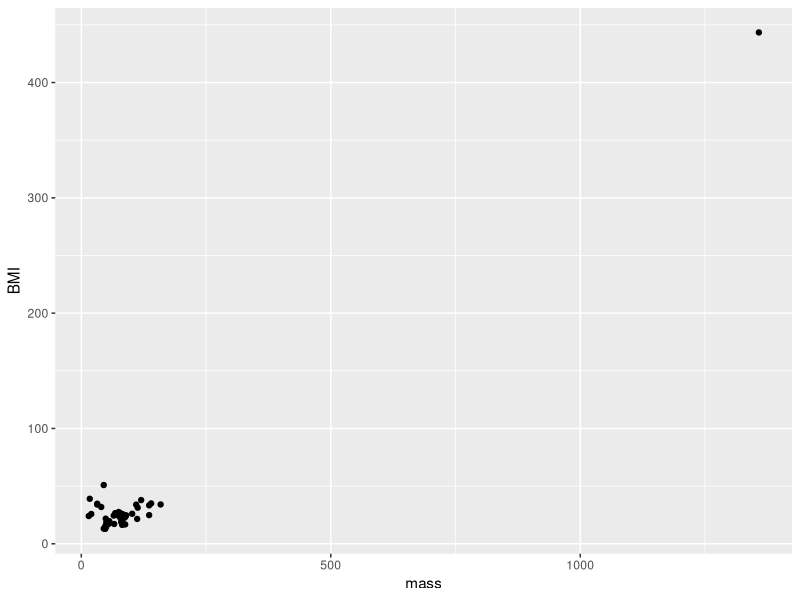
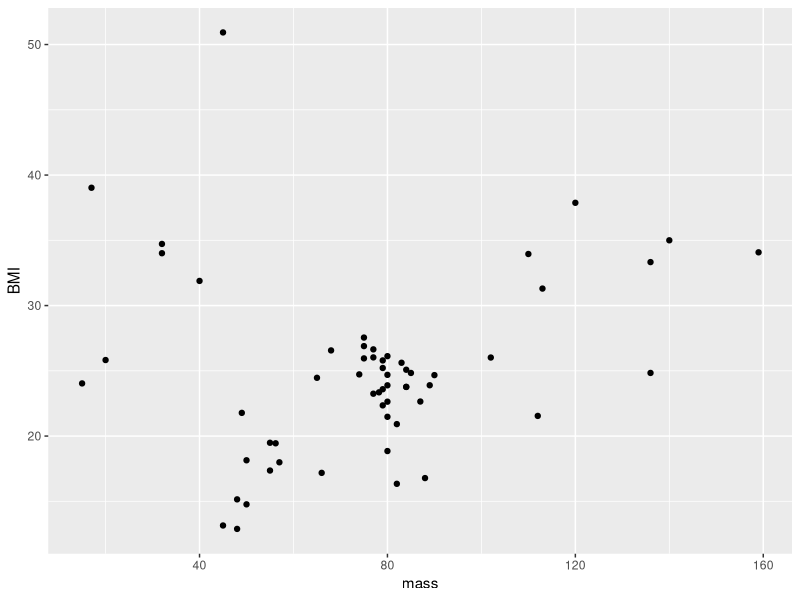
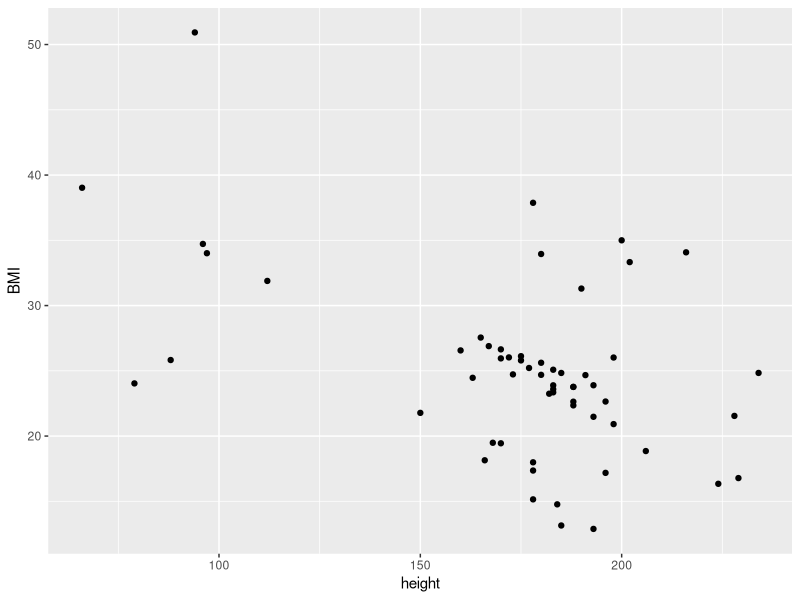
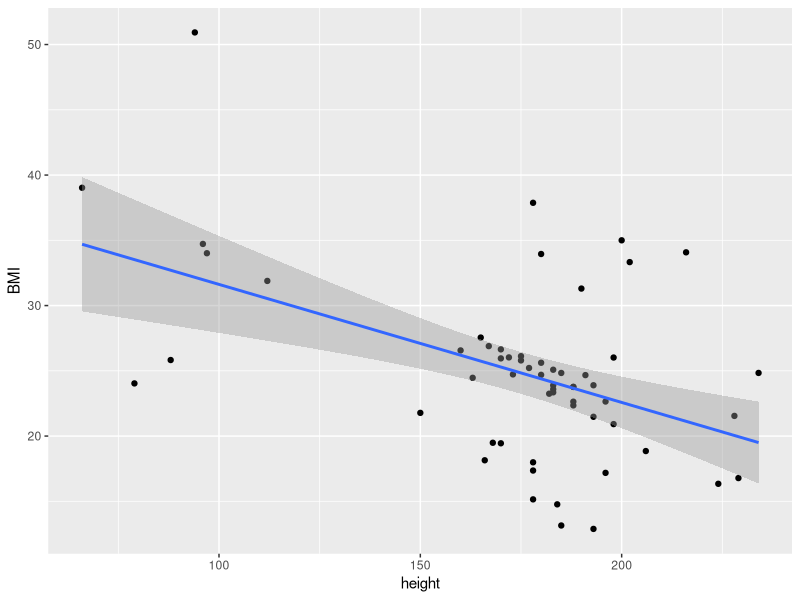
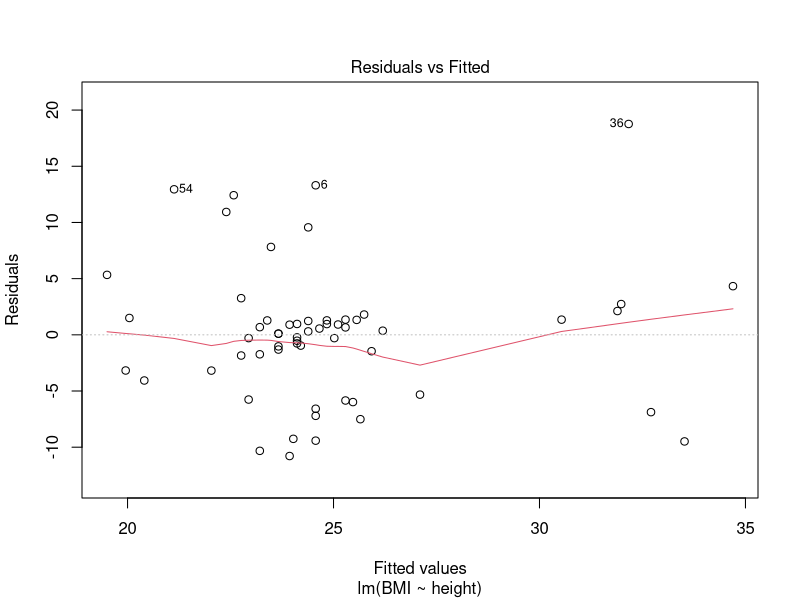
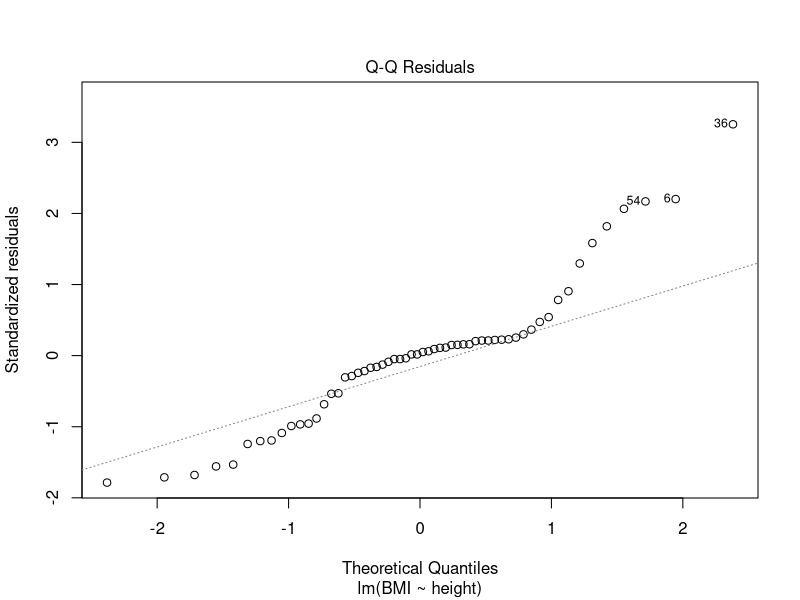
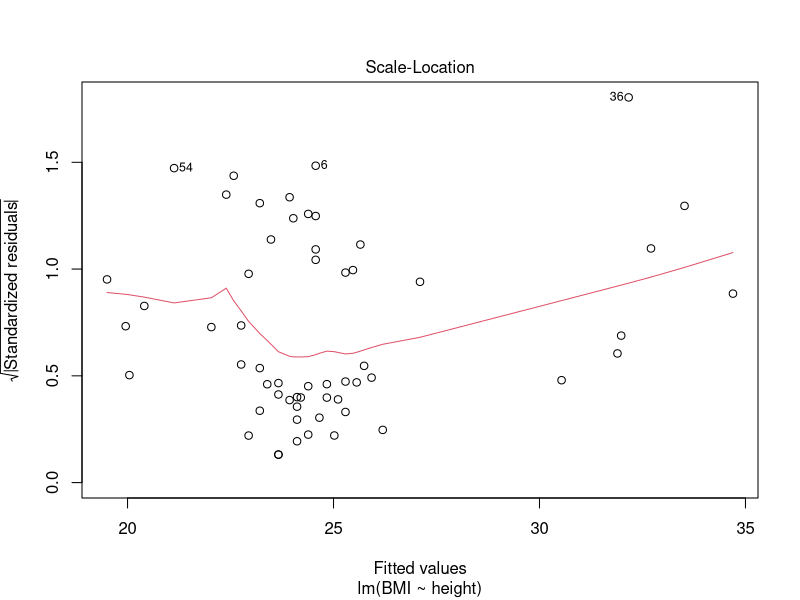
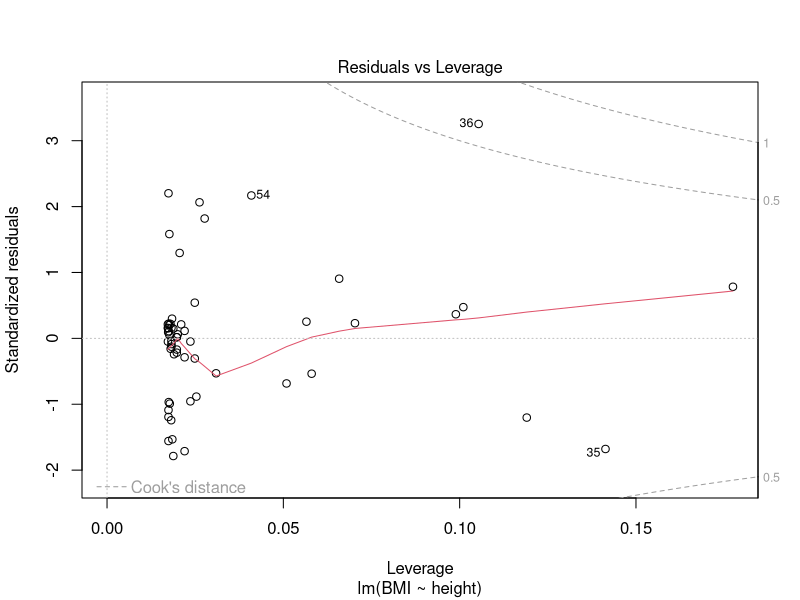

Generate these figures, in order, with R:
## ---- chunk 1
library(tidyverse)
starwars
## ---- chunk 2
starwars %>% mutate(BMI:=mass/((height/100)^2)) -> newStarwars
ggplot(data = newStarwars, mapping = aes(x = mass, y = BMI)) + geom_point()
## ---- chunk 3
newStarwars %>% filter((BMI<400)) -> newStarwars
ggplot(data = newStarwars, mapping = aes(x = mass, y = BMI)) + geom_point()
## ---- chunk 4
ggplot(data = newStarwars, mapping = aes(x = height, y = BMI)) + geom_point()
## ---- chunk 5
#Code blocks can go inside these quoted delimeters

## ---- chunk 6
#Code blocks can go inside these quoted delimeters

## ---- chunk 7
#Code blocks can go inside these quoted delimeters
cor(newStarwars$height, newStarwars$BMI)

slm <- lm(BMI ~ height, data = newStarwars)

ggplot(data = newStarwars, mapping = aes(x = height, y = BMI)) + geom_point() + geom_smooth(method = 'lm')

summary(slm)

plot(slm)
## ---- chunk 8
#Code blocks can go inside these quoted delimeters

## ---- chunk 9
#Code blocks can go inside these quoted delimeters

## ---- chunk 10
#Code blocks can go inside these quoted delimeters

## ---- chunk 11
#Code blocks can go inside these quoted delimeters

## ---- chunk 12
#Code blocks can go inside these quoted delimeters

## ---- chunk 13
#Code blocks can go inside these quoted delimeters

## ---- chunk 14
#Code blocks can go inside these quoted delimeters

